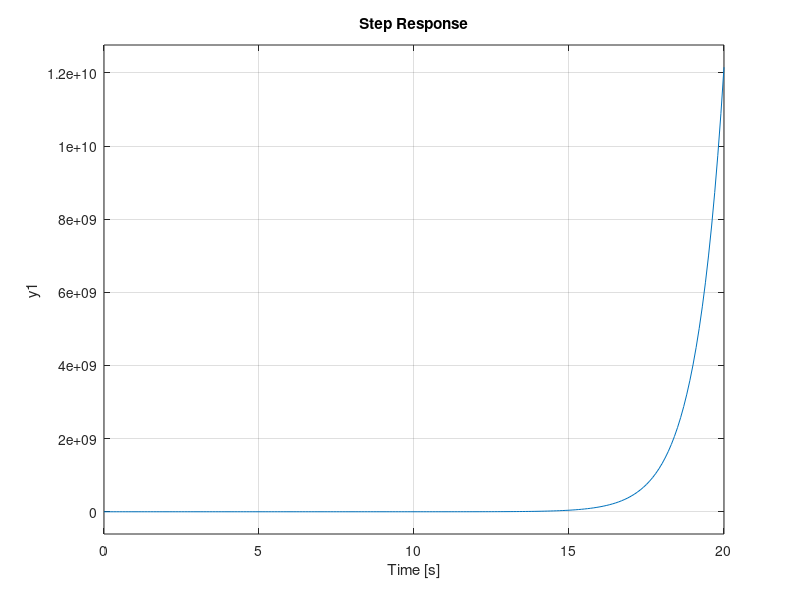

The MATLAB source for this figure:
% Clear
clear
clc
close all

%Block Diagram Algebra
%G_1(s) = 1/s^2
%G_2(s) = 1/(s + 1)
%G_3(s) = 1/s
%H_1(s) = 1/s
%H_1(s) = 1/(S - 1)
%H_1(s) = 1/(S - 2)

G_num = [1 2]
G_den = [1 -2 2 -1 -2 2 1 -1 0 0 0]

G = tf(G_num, G_den)

% step response
step(G,0:0.1:20)

